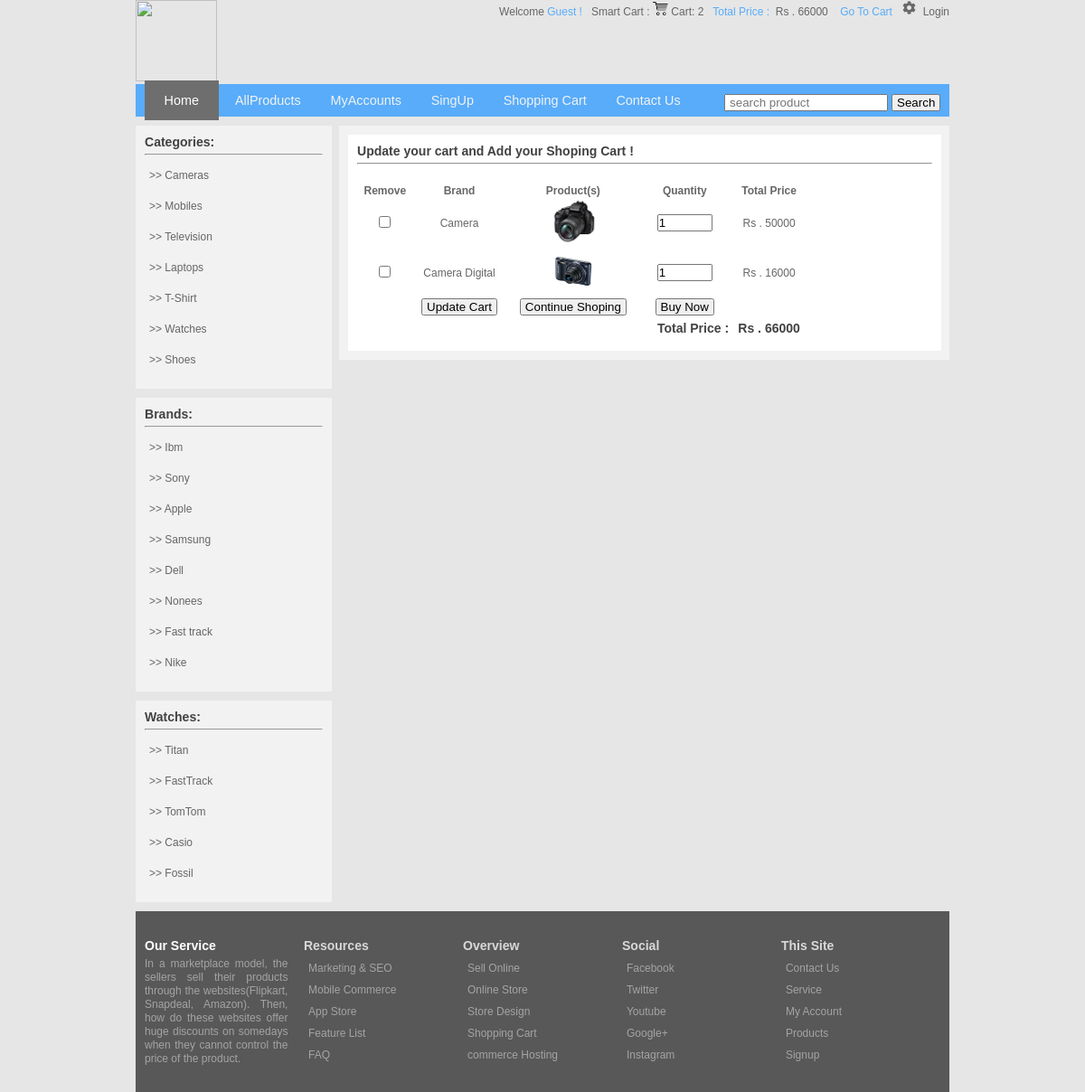
/e-commerce/cart.php, run on the app's committed database.
### tables this page shows
CREATE TABLE IF NOT EXISTS `categories` (
  `cat_id` int(100) NOT NULL,
  `cat_title` text NOT NULL
);

CREATE TABLE IF NOT EXISTS `brands` (
  `brand_id` int(100) NOT NULL,
  `brand_title` text NOT NULL
);

CREATE TABLE IF NOT EXISTS `cart` (
  `p_id` int(10) NOT NULL,
  `ip_add` varchar(20) NOT NULL,
  `qty` int(10) NOT NULL
);

CREATE TABLE IF NOT EXISTS `products` (
  `product_id` int(100) NOT NULL,
  `product_cat` varchar(100) NOT NULL,
  `product_brand` varchar(100) NOT NULL,
  `product_title` varchar(100) NOT NULL,
  `product_price` int(100) NOT NULL,
  `product_discount` int(100) NOT NULL,
  `product_realprice` int(50) NOT NULL,
  `product_desc` text NOT NULL,
  `product_img1` text NOT NULL,
  `product_img2` text NOT NULL,
  `product_img3` text NOT NULL,
  `product_keywords` text NOT NULL,
  `date` date NOT NULL
);

### e-commerce/functions/functions_cat.php (called while the page is built)
<?php
	$query = $conn->query("select * from categories");
	if($query->num_rows){
		$cat = array();
		while($row = $query->fetch_assoc()){
			$cat[] = $row;
		}
	}
?>

### e-commerce/functions/functions_brands.php (called while the page is built)
<?php
	$query = $conn->query("select * from brands");
	if($query->num_rows){
		$brand = array();
		while($row = $query->fetch_assoc()){
			$brand[] = $row;
		}
	}
?>

### e-commerce/functions/functions_addCart.php (called while the page is built, shortened)
<?php
					$ip = $_SERVER['REMOTE_ADDR'];
					if(isset($_GET['add_cart'])){
						if(!empty($_GET['add_cart']))
							$pro_id = $_GET['add_cart'];
							$check_cart = $conn->query("select * from cart where ip_add ='$ip' and p_id = '$pro_id'");
						if($check_cart->num_rows>0){
							echo "<script>alert('Already added into cart :(');</script>";
						}else{
							$insert_cart = $conn->query("insert into cart (p_id,ip_add,qty) values ('$pro_id','$ip',1)");
							if($insert_cart){
								header('Location:index.php');
							}
						}
					}else{
						$ip = $_SERVER['REMOTE_ADDR'];
						$cart_show = $conn->query("select * from cart where ip_add = '$ip'");
						if($cart_show->num_rows >0){
							$price_convert = $conn->query("select sum(b.product_realprice),b.product_id,a.qty from cart as a LEFT JOIN products as b ON a.p_id = b.product_id where a.ip_add = '$ip'");
							$total_price = $price_convert->fetch_assoc();
						}else{
							$total_price = 0;
						}
					}
?>

### e-commerce/cart.php (the view, shortened to what this page needs)
<?php
	require "database/config.php";
	require 'functions/functions_cat.php';
	require 'functions/functions_brands.php';
	require 'functions/functions.php';
	require 'functions/functions_addCart.php';
	require 'template/header.php';
?>
			<?php require 'template/nav.php';?>
		<div class="main_content">
			<div class="content_sidebar">
				<?php require 'template/side_bar.php';?>
				<div id="side_bar">
					<h3>Watches:</h3>
					<hr/>
					<ul>
						<li><a href="">>> Titan</a></li>
						<li><a href="">>> FastTrack</a></li>
						<li><a href="">>> TomTom</a></li>
						<li><a href="">>> Casio</a></li>
						<li><a href="">>> Fossil</a></li>
					</ul>
				</div>
			</div>
				<div id="content_area">
					<form action="cart.php" method="POST">
						<div id="cart_content">
							<div id="cart_inside">
								<h3>Update your cart and Add your Shoping Cart !</h3>
								<hr/>
								<?php
								$query = $conn->query("select * from cart as a LEFT JOIN products as b ON a.p_id = b.product_id where a.ip_add = '$ip'");
								$cart_details = array();
								while($row = $query->fetch_assoc()){
									$cart_details[] = $row;
								}
								?>
								<table align="center" style="margin-top:20px;" width="500px">
										<thead style="font-style:bold">
											<th>Remove</th>
											<th>Brand</th>
											<th>Product(s)</th>
											<th>Quantity</th>
											<th>Total Price</th>
										</thead>
										<tbody>
										<?php if(count($cart_details)){
											foreach ($cart_details as $cart){
										?>
											<tr style="height:50px;">
												<td align="center" valign="middle">
													<input type="checkbox" name="remove[]" value="<?php echo $cart['product_id'];?>">
												</td>
												<td align="center">
													<p><?php echo $cart['product_title'];?></p>
												</td>
												<td align="center" valign="middle">
													<img src="admin_area/product_images/<?php echo $cart['product_img1']; ?>" width="50" height="50" />
												</td>
												<td align="center">
													<input type="text" size="5" name="qty[]" align="center" value="<?php echo $cart['qty'];?>">
												</td>
												<td align="center" valign="middle">
													Rs .  <?php echo $cart['product_realprice'];?>
												</td>
											</tr>
											<?php
											}
										}
										?>
										<tr>
											<td></td>
											<td align="center">
												<input type="submit" value=" Update Cart " name="update">
											</td>
											<td align="center">
												<input type="submit" value=" Continue Shoping " name="continue">
											</td>
											<td align="center">
												<input type="submit" value=" Buy Now " name="checkout">
											</td>
										</tr>
												<td></td><td></td><td></td><td align="right"><h3>Total Price :</h3> </td>
												 <td align="center"><h3>
												 Rs .  <?php
													 if(isset($new_price)){
													 	echo $new_price;
													 }else{
													 	echo $total_price['sum(b.product_realprice)'];
													 }
												 ?>
												 </h3>
												 </td>
										</tbody>
								</table>
							</div>
						</div>
					</form>
				</div>
		</div>
<?php
	require 'template/footer.php';
?>

### e-commerce/template/side_bar.php
<div id="side_bar">
	<h3>Categories:</h3>
	<hr/>
	<ul>
	<?php if(!count($cat)){
			echo "not data in your array";
	}else{
		foreach($cat as $cat_row){
	?>
			<li><a href="index.php?cat=<?php echo $cat_row['cat_id'];?>">>> <?php echo $cat_row['cat_title'];?></a></li>
	<?php
		}
	}
	?>
	</ul>
</div>
<div id="side_bar">
	<h3>Brands:</h3>
	<hr/>
	<ul>
	<?php if(!count($brand)){
			echo "not data in your array";
	}else{
		foreach($brand as $brand_row){
	?>
			<li><a href="index.php?brand=<?php echo $brand_row['brand_id'];?>">>> <?php echo ucfirst($brand_row['brand_title']);?></a></li>
	<?php
		}
	}
	?>
	</ul>
</div>

### e-commerce/styles/style.css (style rules this page uses)
html, body, div, span, applet, object, iframe, h1, h2, h4, h5, h6, p, blockquote, pre, a, abbr, acronym, address, big, cite, code, del, dfn, em, img, ins, kbd, q, s, samp, small, strike, strong, sub, sup, tt, var, b,u, i, center, dl, dt, dd, ol, ul, li, fieldset, form, label, legend, article, aside, canvas, details, embed, figure, figcaption, footer, header, hgroup, menu, nav, output, ruby, section, summary, time, mark, audio, video { margin: 0; padding: 0; border: 0; font-size: 100%; font: inherit; vertical-align: baseline; }
h3 { margin-bottom: 5px; color: #424242; }
* { margin: 0px; padding: 0px; }
body { font-family: arial; font-size: 12px; background-color:#E6E6E6; color: #666666; }
.main_content { margin-top: 10px; overflow: hidden; }
.content_sidebar { width: 25%; float: left; }
#side_bar { background-color: #F2F2F2; padding: 10px; margin-right: 8px; margin-bottom: 10px; }
#side_bar ul li { margin-bottom: 10px; text-align: left; padding: 5px; }
#side_bar ul li a { color: #666666; text-decoration: none; }
hr { margin-bottom: 10px; }
#content_area { float: left; height: auto; width: 74.4%; margin: 0 0 0 0; }
#cart_content { background-color: #F2F2F2; width: 98%; height: auto; padding: 10px; }
#cart_inside { background-color: white; padding: 10px; }

### data on the page
categories: cat_title "Cameras"
categories: cat_title "Mobiles"
categories: cat_title "Television"
categories: cat_title "Laptops"
categories: cat_title "T-Shirt"
categories: cat_title "Watches"
categories: cat_title "Shoes"
brands: brand_title "Ibm"
brands: brand_title "Sony"
brands: brand_title "Apple"
brands: brand_title "Samsung"
brands: brand_title "Dell"
brands: brand_title "Nonees"
brands: brand_title "Fast track"
brands: brand_title "Nike"
cart: products.product_title "Camera", products.product_img1 (picture), qty "1", products.product_realprice "50000"
cart: products.product_title "Camera Digital", products.product_img1 (picture), qty "1", products.product_realprice "16000"

### other printed values
$total_pro "2"
$cart_price "66000"
$total_price['sum(b.product_realprice)'] "66000"
